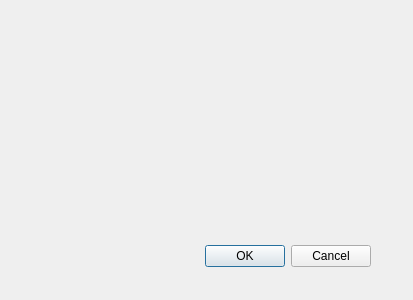
<?xml version="1.0" encoding="UTF-8"?>
<ui version="4.0">
 <class>Dialog</class>
 <widget class="QDialog" name="Dialog">
  <property name="geometry">
   <rect>
    <x>0</x>
    <y>0</y>
    <width>413</width>
    <height>300</height>
   </rect>
  </property>
  <property name="windowTitle">
   <string>Dialog</string>
  </property>
  <widget class="QDialogButtonBox" name="buttonBox">
   <property name="geometry">
    <rect>
     <x>30</x>
     <y>240</y>
     <width>341</width>
     <height>32</height>
    </rect>
   </property>
   <property name="orientation">
    <enum>Qt::Horizontal</enum>
   </property>
   <property name="standardButtons">
    <set>QDialogButtonBox::Cancel|QDialogButtonBox::Ok</set>
   </property>
  </widget>
 </widget>
 <resources/>
 <connections>
  <connection>
   <sender>buttonBox</sender>
   <signal>accepted()</signal>
   <receiver>Dialog</receiver>
   <slot>accept()</slot>
   <hints>
    <hint type="sourcelabel">
     <x>248</x>
     <y>254</y>
    </hint>
    <hint type="destinationlabel">
     <x>157</x>
     <y>274</y>
    </hint>
   </hints>
  </connection>
  <connection>
   <sender>buttonBox</sender>
   <signal>rejected()</signal>
   <receiver>Dialog</receiver>
   <slot>reject()</slot>
   <hints>
    <hint type="sourcelabel">
     <x>316</x>
     <y>260</y>
    </hint>
    <hint type="destinationlabel">
     <x>286</x>
     <y>274</y>
    </hint>
   </hints>
  </connection>
 </connections>
</ui>
